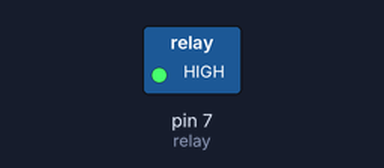
The sketch below on a simulated Arduino Uno, built with avr-gcc and run on an emulated ATmega328P. On the bench: switched loads named in the sketch (green lamp = pin HIGH).

Above: at 1.5 s.
At 5.5 s:
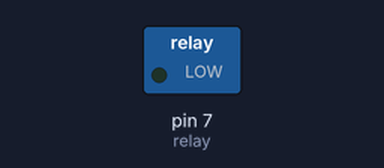
Timing chart, 0 to 10.4 s (numbered marks = the images above):
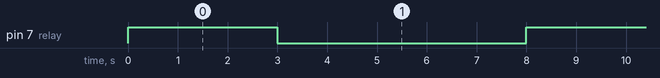

Measured:
- by itself, pin 7 (relay): alternates HIGH for 3.0 s and LOW for 5.0 s

The sketch:

Program032relay.ino
```cpp
int relay=7;

void setup() {
  pinMode(relay, OUTPUT);
}

void loop() {
  digitalWrite(relay, HIGH);
  delay(3000);
  digitalWrite(relay, LOW);
  delay(5000);
}
```
